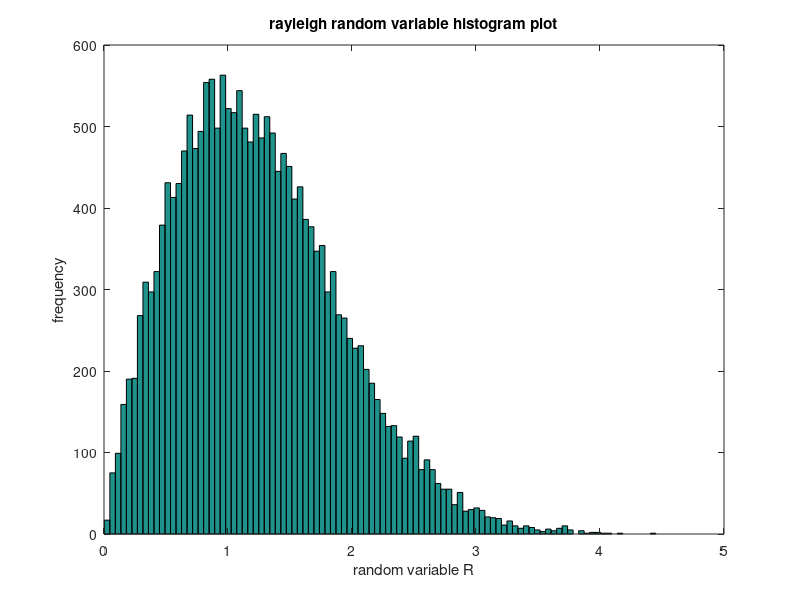
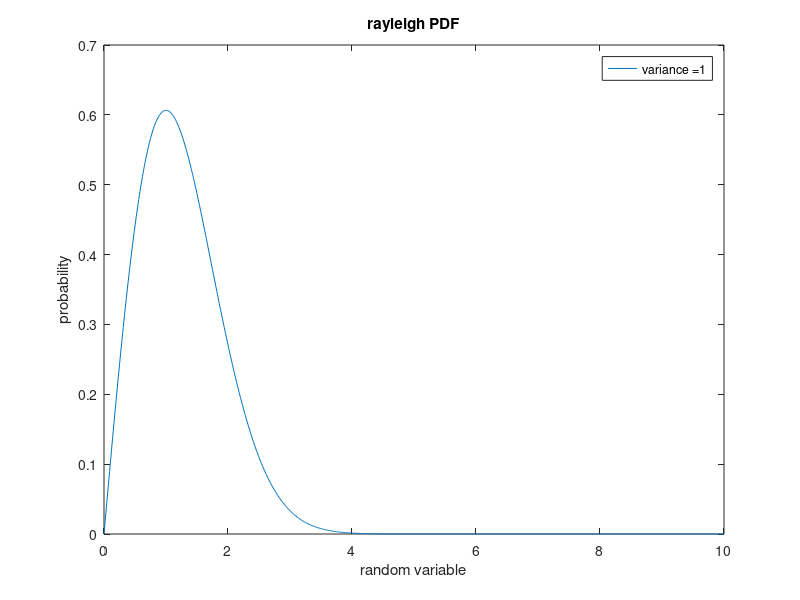
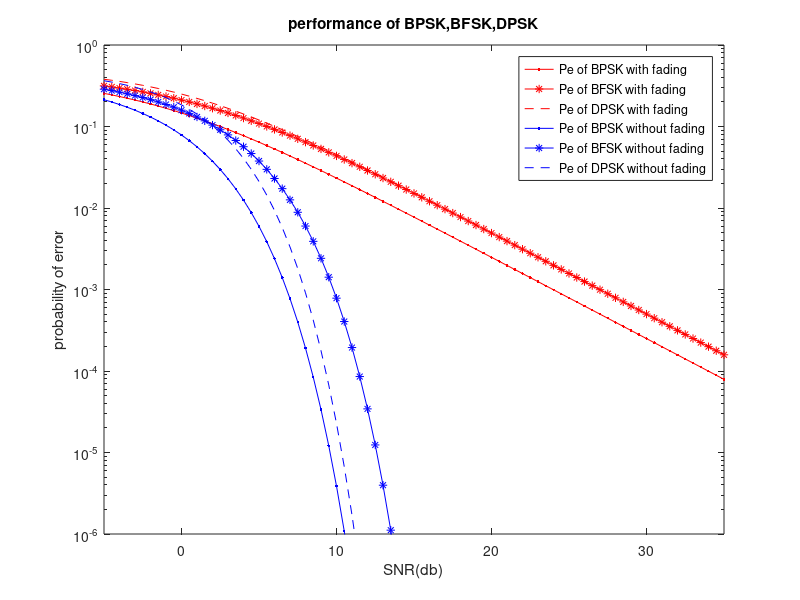
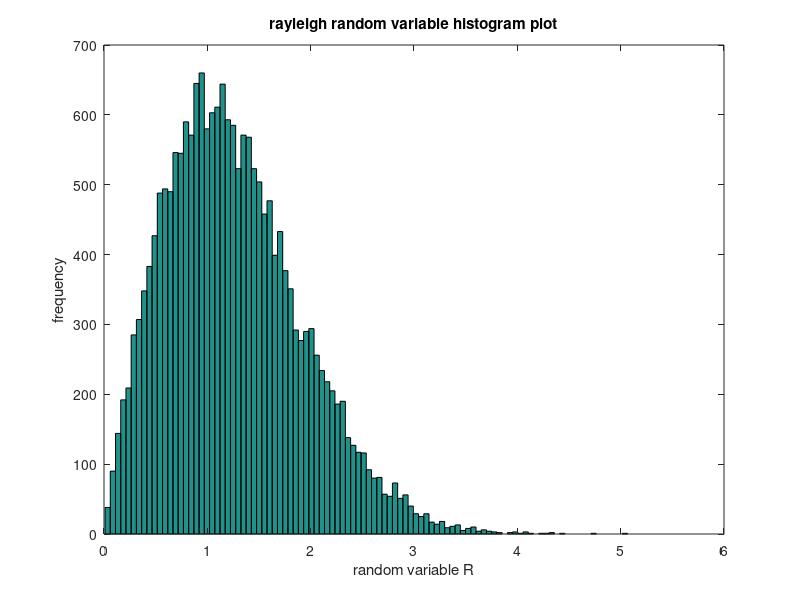

These charts were generated, in order, by the following MATLAB code:
clc;
close all;
N=20000;
SNR_limit=35;
SNR_db=-5:0.5:SNR_limit;
SNR=10.^(SNR_db/10);
u=rand(1,N);
m=floor(2*rand(1,N));
var=1; % sigma^2
nstd=sqrt(var);
y=(zeros(1,N));
Pe_BPSK_sim=(zeros(1,length(SNR)));
Pe_BFSK_sim=(zeros(1,length(SNR)));
Pe_DPSK_sim=(zeros(1,length(SNR)));
%4(a)generate rayleighranom variable
r=sqrt(-(2*var*log(u)));
figure(1);
hist(r,100);
title('rayleigh random variable histogram plot');
xlabel('random variable R');
ylabel('frequency')
a=[0:0.01:10];
R=(a/var).*exp(-(a.*a)/(2*var));
figure(2);
plot(a,R);
title('rayleigh PDF');
xlabel('random variable');
ylabel('probability');
legend('variance =1')
%BPSK simulation
Pe_BPSK_id=0.5*(1-sqrt((var*SNR)./(1+var*SNR)));
%BFSK simulation (coharent)
BFSK_id = 0.5*(1-sqrt(var*SNR./(2+(var*SNR))));
%DPSK simulation
Pe_DPSK_id=0.5./(1+var*SNR);

%Comparison of Error performance for AWGN and rayleigh fading channels
Pe_BPSK_NF=0.5*(erfc(sqrt(SNR)));
Pe_BFSK_NF=0.5*(erfc(sqrt(SNR/2)));
Pe_DPSK_NF=0.5*exp(-SNR); %non-coharent
figure(3);
semilogy(SNR_db,Pe_BPSK_id,'r.-', SNR_db,BFSK_id,'r*-',SNR_db,Pe_DPSK_id,'r--', SNR_db,Pe_BPSK_NF,'b.-',SNR_db,Pe_BFSK_NF,'b*-',SNR_db,Pe_DPSK_NF,'b--');
axis([-5 SNR_limit 0.000001 1]);
title('performance of BPSK,BFSK,DPSK')
xlabel('SNR(db)');
ylabel('probability of error');
legend('Pe of BPSK with fading','Pe of BFSK with fading','Pe of DPSK with fading','Pe of BPSK without fading','Pe of BFSK without fading','Pe of DPSK without fading');

%BFSK
clc;
%close all;
N=20000;
SNR_limit=35;
SNR_db=-5:0.5:SNR_limit;
SNR=10.^(SNR_db/10);
u=rand(1,N);
m=floor(2*rand(1,N));
var=1; % sigma^2
nstd=sqrt(var);
y=(zeros(1,N));
Pe_BPSK_sim=(zeros(1,length(SNR)));
Pe_BFSK_sim=(zeros(1,length(SNR)));
Pe_DPSK_sim=(zeros(1,length(SNR)));
%4(a)generate rayleighranom variable
r=sqrt(-(2*var*log(u)));
figure(4);
hist(r,100);
title('rayleigh random variable histogram plot');
xlabel('random variable R');
ylabel('frequency')
a=[0:0.01:10];
R=(a/var).*exp(-(a.*a)/(2*var));
figure(5);
plot(a,R);
title('rayleigh PDF');
xlabel('random variable');
ylabel('probability');
legend('variance =1')
%BPSK simulation
Pe_BPSK_id=0.5*(1-sqrt((var*SNR)./(1+var*SNR)));
%BFSK simulation (coharent)
BFSK_id = 0.5*(1-sqrt(var*SNR./(2+(var*SNR))));
%DPSK simulation
Pe_DPSK_id=0.5./(1+var*SNR);
%Comparison of Error performance for AWGN and rayleigh fading channels
Pe_BPSK_NF=0.5*(erfc(sqrt(SNR)));
Pe_BFSK_NF=0.5*(erfc(sqrt(SNR/2)));
Pe_DPSK_NF=0.5*exp(-SNR); %non-coharent
figure(6);
semilogy(SNR_db,Pe_BPSK_id,'r.-', SNR_db,BFSK_id,'r*-',SNR_db,Pe_DPSK_id,'r--', SNR_db,Pe_BPSK_NF,'b.-',SNR_db,Pe_BFSK_NF,'b*-',SNR_db,Pe_DPSK_NF,'b--');
axis([-5 SNR_limit 0.000001 1]);
title('performance of BPSK,BFSK,DPSK')
xlabel('SNR(db)');
ylabel('probability of error');
legend('Pe of BPSK with fading','Pe of BFSK with fading','Pe of DPSK with fading','Pe of BPSK without fading','Pe of BFSK without fading','Pe of DPSK without fading');

%BPSK
%%Performance of Binary Modulation in Rayleigh Fading Channel
%%transmission through a frequency nonselective channel
clc;
Eb= 1; % Energ per bit
EbNo_dB= 0:5:35; % vary the average SNR
No_over_2= Eb*10.^(-EbNo_dB/10);% Noise power
sigma= 1 ; % Rayleigh parameter
var=sigma^2;
BER= zeros(1,length(EbNo_dB));

% Calculation of error probabilit using Monte Carlo simulation:
for i = 1:length(EbNo_dB)
no_errors = 0;
no_bits = 0;
% Assumption: m = 0 (All zero codeword is transmitted):
while no_errors <= 10
u = rand;
% rand returns a single uniformly distributed
%random number in the interval (0,1)
alpha = sigma*sqrt(- 2*log(u)) ; % alpha is non-negative
%Rayleigh distrbuted with variance selected to be unity.
noise = sqrt(No_over_2(i))*randn; %randn gives Gaussian, with zero mean and unit variance
y = alpha*sqrt(Eb) + noise; %simulate the input to the detector
if y <= 0
y_d = 1;
else
y_d = 0;
end
no_bits = no_bits + 1 ;
no_errors = no_errors + y_d;
end
BER(i) = no_errors/no_bits ;%estimated error probability
end
% Calculation of error probabilit using the theoretical formula:
rho_b = Eb./No_over_2*var;
P2 = 1/2*(1-sqrt(rho_b./(1+rho_b))); %the theoretical value
% Plot the results:
semilogy(EbNo_dB,BER, '-* ' ,EbNo_dB, P2,'-o')
title('Montecarlosimualtion for Performance of BPSK signal');
xlabel('Average SNR/bit (dB)')
ylabel('Error Probability')
legend('Monte Carlo simulation','Theoretical value')